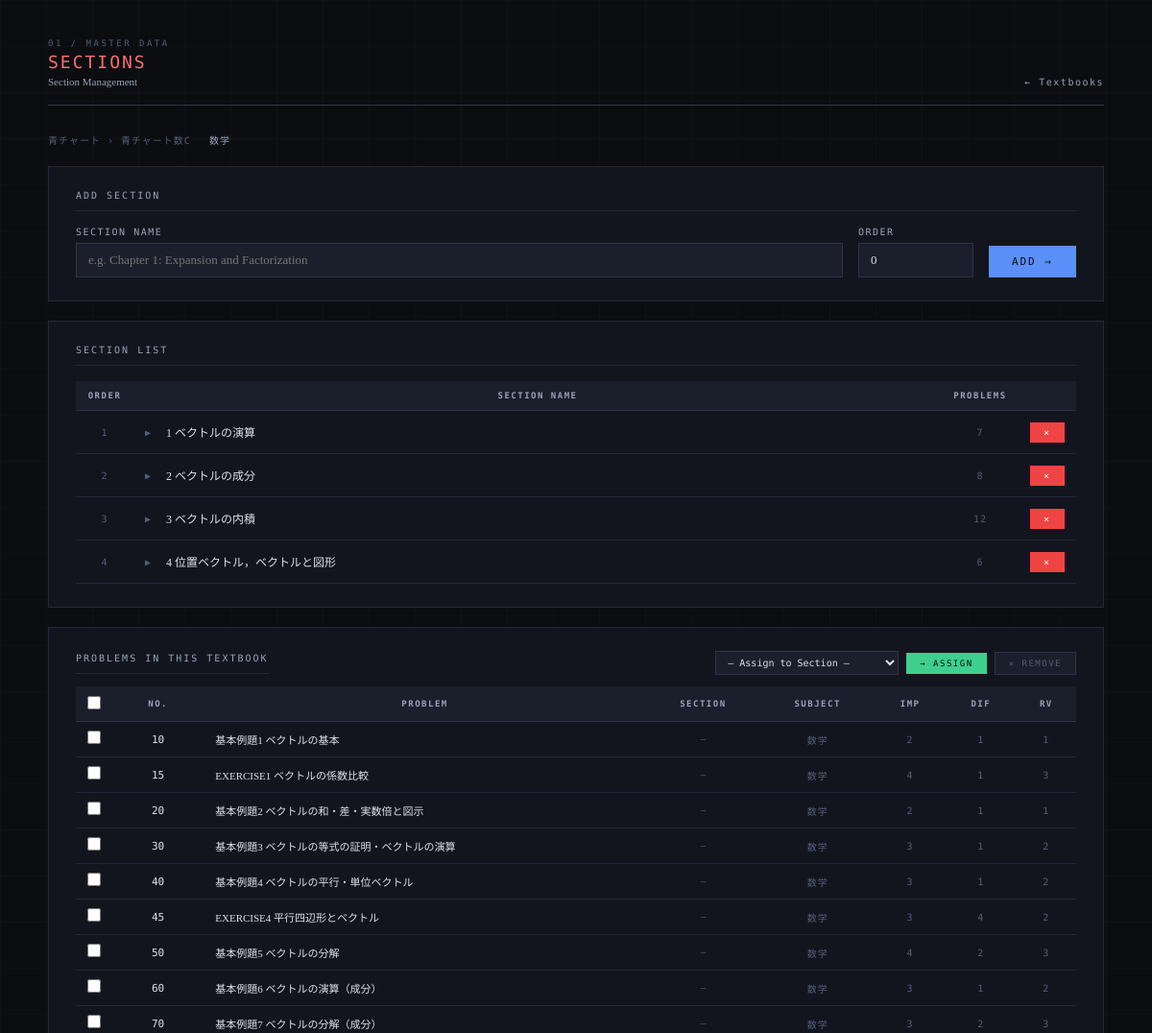
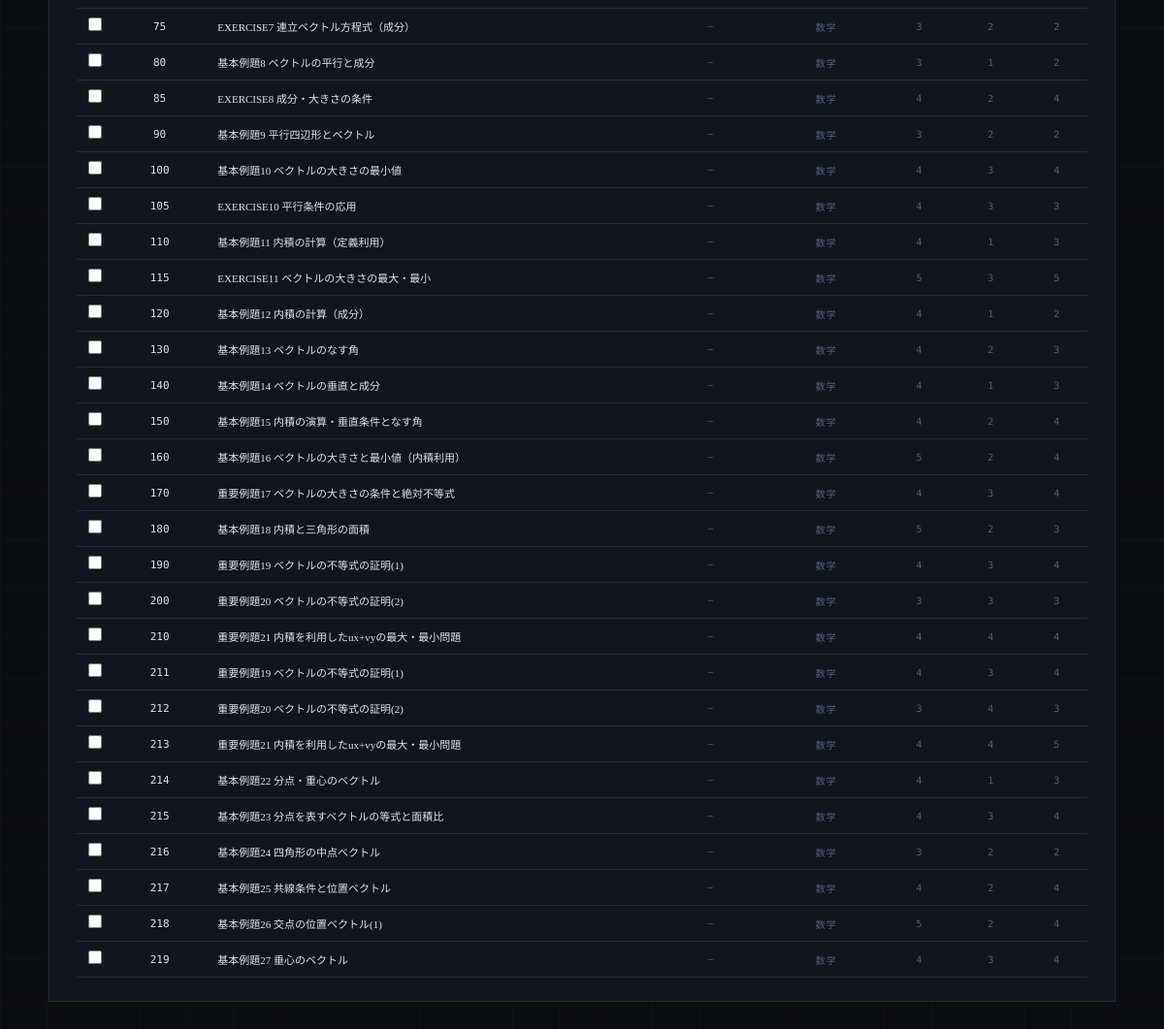
/textbooks/15/sections, run on the app's committed database (2 pictures, top to bottom).
### tables this page shows
CREATE TABLE series (
        series_id INTEGER PRIMARY KEY AUTOINCREMENT,
        name TEXT NOT NULL UNIQUE,
        description TEXT
    );

CREATE TABLE textbooks (
        textbook_id INTEGER PRIMARY KEY AUTOINCREMENT,
        series_id INTEGER,
        name TEXT NOT NULL,
        subject TEXT NOT NULL,
        description TEXT,
        FOREIGN KEY (series_id) REFERENCES series(series_id)
    );

CREATE TABLE textbook_sections (
        section_id INTEGER PRIMARY KEY AUTOINCREMENT,
        textbook_id INTEGER NOT NULL,
        name TEXT NOT NULL,
        order_index INTEGER DEFAULT 0,
        FOREIGN KEY (textbook_id) REFERENCES textbooks(textbook_id)
    );

CREATE TABLE problems (
            problem_id INTEGER PRIMARY KEY AUTOINCREMENT,
            subject TEXT NOT NULL,
            textbook TEXT NOT NULL,
            problem_number TEXT NOT NULL,
            importance TEXT NOT NULL,
            type TEXT NOT NULL
        , instruction TEXT, difficulty INTEGER DEFAULT 3, review_value INTEGER DEFAULT 3, estimated_minutes INTEGER DEFAULT 15, textbook_id INTEGER, section_id INTEGER, order_in_textbook INTEGER, total_minutes INTEGER DEFAULT NULL);

### app.py (the view, shortened to what this page needs)
@app.route("/textbooks/<int:textbook_id>/sections", methods=["GET", "POST"])
def textbook_sections(textbook_id):
    conn = get_connection()
    c = conn.cursor()
    c.execute("SELECT t.*, s.name as series_name FROM textbooks t LEFT JOIN series s ON t.series_id = s.series_id WHERE t.textbook_id=?", (textbook_id,))
    textbook = c.fetchone()
    if not textbook:
        conn.close()
        return "Textbook not found", 404
    c.execute("""
        SELECT s.*, COUNT(p.problem_id) as problem_count
        FROM textbook_sections s
        LEFT JOIN problems p ON s.section_id = p.section_id
        WHERE s.textbook_id=?
        GROUP BY s.section_id
        ORDER BY s.order_index, s.section_id
    """, (textbook_id,))
    sections = c.fetchall()
    c.execute("""
        SELECT problem_id, problem_number, subject,
               importance, difficulty, review_value, order_in_textbook
        FROM problems WHERE textbook_id=?
        ORDER BY order_in_textbook, problem_id
    """, (textbook_id,))
    problems = c.fetchall()
    conn.close()
    return render_template("sections.html",
                           textbook=textbook,
                           sections=sections,
                           problems=problems)

### database.py (called while the page is built)
def get_connection():
    conn = sqlite3.connect(DB_PATH)
    conn.row_factory = sqlite3.Row
    return conn

### templates/sections.html (shortened to what this page needs)
<!DOCTYPE html>
<html lang="ja">
<head>
</head>
<body>
<div class="container">
  <div class="page-header fade-in">
    <div>
      <div class="page-label">01 / Master Data</div>
      <div class="page-title">Sections</div>
      <div class="page-title-ja">Section Management</div>
    </div>
    <a class="page-header-back" href="/textbooks">Textbooks</a>
  </div>
  <div class="meta-text fade-in" style="margin-bottom:20px;">
    {{ textbook.series_name or '—' }} &rsaquo; {{ textbook.name }}
    <span style="margin-left:12px;color:var(--text-muted);">{{ textbook.subject }}</span>
  </div>
  <div class="card fade-in">
    <div class="card-title">Add Section</div>
    <form method="POST" style="display:flex;gap:16px;align-items:flex-end;">
      <div style="flex:1;">
        <label>Section Name</label>
        <input type="text" name="name" placeholder="e.g. Chapter 1: Expansion and Factorization" required>
      </div>
      <div style="width:120px;">
        <label>Order</label>
        <input type="number" name="order_index" value="0" min="0">
      </div>
      <button type="submit" class="btn btn-primary" style="margin-top:0;">Add →</button>
    </form>
  </div>
  <div class="card fade-in">
    <div class="card-title">Section List</div>
    <table class="data-table">
      <thead>
        <tr>
          <th style="width:60px;">Order</th>
          <th>Section Name</th>
          <th style="width:80px;">Problems</th>
          <th style="width:60px;"></th>
        </tr>
      </thead>
      <tbody>
      {% for s in sections %}
      <tr id="srow-{{ s.section_id }}">
        <td class="meta-text">{{ s.order_index }}</td>
        <td class="left">
          <button class="section-name-btn" type="button" data-sid="{{ s.section_id }}">
            <span class="chevron" id="chev-{{ s.section_id }}">▶</span>
            <span class="section-name-text">{{ s.name }}</span>
          </button>
        </td>
        <td class="meta-text">{{ s.problem_count }}</td>
        <td>
          <button class="btn btn-danger btn-sm del-btn" type="button" data-msg=
              'Delete section "{{ s.name }}"?\nProblems will be unlinked but not deleted.' data-action='/textbooks/sections/delete/{{ s.section_id }}'>×</button>
        </td>
      </tr>
      {% endfor %}
      </tbody>
    </table>
  </div>
  <div class="card fade-in">
    <div style="display:flex;align-items:center;margin-bottom:12px;gap:12px;">
      <div class="card-title" style="margin:0;">Problems in this Textbook</div>
      <div id="bulk-section-bar" style="display:flex;margin-left:auto;align-items:center;gap:8px;">
        <select id="sp-target-section"
          style="background:var(--surface2);border:1px solid var(--border-light);
            color:var(--text);padding:5px 8px;font-family:'DM Mono',monospace;
            font-size:10px;outline:none;">
          <option value="">— Assign to Section —</option>
        </select>
        <button type="button" onclick="assignToSection()"
          style="font-family:'DM Mono',monospace;font-size:9px;letter-spacing:1.5px;
            text-transform:uppercase;background:var(--green);color:#0c0d11;
            border:none;padding:6px 14px;cursor:pointer;">→ Assign</button>
        <button type="button" onclick="removeFromSection()"
          style="font-family:'DM Mono',monospace;font-size:9px;letter-spacing:1.5px;
            text-transform:uppercase;background:var(--surface2);color:var(--text-dim);
            border:1px solid var(--border-light);padding:6px 14px;cursor:pointer;">
          ✕ Remove</button>
      </div>
    </div>
    <div style="overflow-x:auto;">
    <table class="data-table" id="section-prob-table">
      <thead><tr>
        <th style="width:32px;">
          <input type="checkbox" id="sp-check-all"
            onchange="toggleAllSP(this)"
            style="accent-color:var(--blue);width:14px;height:14px;">
        </th>
        <th>No.</th><th>Problem</th><th>Section</th>
        <th>Subject</th><th>Imp</th><th>Dif</th><th>RV</th>
      </tr></thead>
      <tbody>
      {% for p in problems %}
      <tr id="sp-{{ p.problem_id }}">
        <td>
          <input type="checkbox" class="sp-check" value="{{ p.problem_id }}"
            onchange="updateSPCount()"
            style="accent-color:var(--blue);width:14px;height:14px;">
        </td>
        <td class="editable-cell" data-problem="{{ p.problem_id }}"
          data-field="order_in_textbook">
          <span class="editable" ondblclick="startOrderEdit(this)"
            style="font-family:'DM Mono',monospace;font-size:11px;">
            {{ p.order_in_textbook or '—' }}
          </span>
        </td>
        <td class="left" style="font-size:11px;">{{ p.problem_number }}</td>
        <td style="font-family:'DM Mono',monospace;font-size:9px;color:var(--text-dim);">
          {{ p.section_name or '—' }}
        </td>
        <td class="meta-text">{{ p.subject }}</td>
        <td class="meta-text">{{ p.importance }}</td>
        <td class="meta-text">{{ p.difficulty }}</td>
        <td class="meta-text">{{ p.review_value }}</td>
      </tr>
      {% endfor %}
      </tbody>
    </table>
    </div>
  </div>
</div>
</body>
</html>

### templates/sections.html (style rules this page uses)
:root { --bg:#0c0d11; --surface:#13151e; --surface2:#1b1e2b; --surface3:#222536; --border:#252838; --border-light:#2f3347; --text:#dde1ec; --text-muted:#9aa3b8; --text-dim:#555d7a; --blue:#5b8ff9; --green:#3ecf8e; --amber:#f5a623; --rose:#f06292; --red:#ef4444; --blue-bg:rgba(91,143,249,0.10); --green-bg:rgba(62,207,142,0.10); --amber-bg:rgba(245,166,35,0.10); --rose-bg:rgba(240,98,146,0.10); }
*, *::before, *::after { margin:0; padding:0; box-sizing:border-box; }
body { font-family:'Noto Serif JP',serif; background:var(--bg); color:var(--text); min-height:100vh; padding:40px 32px 80px; -webkit-font-smoothing:antialiased; }
body::after { content:''; position:fixed; inset:0; background-image: linear-gradient(var(--border) 1px,transparent 1px), linear-gradient(90deg,var(--border) 1px,transparent 1px); background-size:48px 48px; opacity:0.15; pointer-events:none; z-index:0; }
.container { max-width:1100px; margin:0 auto; position:relative; z-index:1; }
.page-header { display:flex; align-items:flex-end; justify-content:space-between; margin-bottom:28px; padding-bottom:18px; border-bottom:1px solid var(--border-light); }
.page-label { font-family:'DM Mono',monospace; font-size:9px; letter-spacing:2.5px; text-transform:uppercase; color:var(--text-dim); margin-bottom:4px; }
.page-title { font-family:'DM Mono',monospace; font-weight:500; font-size:18px; letter-spacing:2px; text-transform:uppercase; color:#f87171; }
.page-title-ja { font-family:'Noto Serif JP',serif; font-weight:300; font-size:11px; color:var(--text-muted); margin-top:4px; }
.page-header-back { font-family:'DM Mono',monospace; font-size:10px; color:var(--text-muted); letter-spacing:1.5px; text-decoration:none; transition:color 0.15s; }
.page-header-back::before { content:'← '; }
.card { background:var(--surface); border:1px solid var(--border); padding:24px 28px; margin-bottom:20px; }
.card-title { font-family:'DM Mono',monospace; font-size:10px; letter-spacing:2px; text-transform:uppercase; color:var(--text-muted); margin-bottom:16px; padding-bottom:10px; border-bottom:1px solid var(--border); }
label { display:block; font-family:'DM Mono',monospace; font-size:10px; letter-spacing:1.5px; text-transform:uppercase; color:var(--text-muted); margin-bottom:6px; margin-top:16px; }
label:first-child { margin-top:0; }
input[type="text"], input[type="number"] { width:100%; padding:9px 12px; background:var(--surface2); border:1px solid var(--border-light); color:var(--text); font-family:'Noto Serif JP',serif; font-size:13px; outline:none; transition:border-color 0.15s; }
.btn { font-family:'DM Mono',monospace; font-size:11px; letter-spacing:2px; text-transform:uppercase; padding:10px 24px; border:none; cursor:pointer; transition:all 0.15s; display:inline-flex; align-items:center; gap:8px; }
.btn-primary { background:var(--blue); color:#0c0d11; }
.btn-danger { background:var(--red); color:white; }
.btn-sm { padding:5px 14px; font-size:10px; }
.data-table { width:100%; border-collapse:collapse; background:var(--surface); font-size:12px; }
.data-table th { background:var(--surface2); color:var(--text-muted); font-family:'DM Mono',monospace; font-size:9px; letter-spacing:1.5px; text-transform:uppercase; padding:10px 12px; text-align:center; border-bottom:1px solid var(--border-light); white-space:nowrap; }
.data-table td { padding:9px 12px; border-bottom:1px solid var(--border); text-align:center; vertical-align:middle; }
.data-table td.left { text-align:left; font-family:'Noto Serif JP',serif; }
.meta-text { font-family:'DM Mono',monospace; font-size:10px; color:var(--text-dim); letter-spacing:1px; }
.editable { cursor:pointer; padding:2px 6px; border-radius:2px; border:1px dashed transparent; transition:border-color 0.12s, background 0.12s; }
.fade-in { animation:fadeIn 0.3s ease both; }
.section-name-btn { cursor:pointer; display:flex; align-items:center; gap:10px; padding:4px 0; width:100%; background:none; border:none; color:var(--text); font-family:'Noto Serif JP',serif; font-size:12px; text-align:left; outline:none; }
.chevron { font-family:'DM Mono',monospace; font-size:10px; color:var(--text-dim); transition:transform 0.2s; display:inline-block; min-width:12px; }

### data on the page
series: name "青チャート"
textbooks: name "青チャート数C", subject "数学"
textbook_sections: order_index "1", name "1 ベクトルの演算", problem_count "7"
textbook_sections: order_index "2", name "2 ベクトルの成分", problem_count "8"
textbook_sections: order_index "3", name "3 ベクトルの内積", problem_count "12"
textbook_sections: order_index "4", name "4 位置ベクトル，ベクトルと図形", problem_count "6"
problems: order_in_textbook "10", problem_number "基本例題1 ベクトルの基本", section_name "—", subject "数学", importance "2", difficulty "1", review_value "1"
problems: order_in_textbook "15", problem_number "EXERCISE1 ベクトルの係数比較", section_name "—", subject "数学", importance "4", difficulty "1", review_value "3"
problems: order_in_textbook "20", problem_number "基本例題2 ベクトルの和・差・実数倍と図示", section_name "—", subject "数学", importance "2", difficulty "1", review_value "1"
problems: order_in_textbook "30", problem_number "基本例題3 ベクトルの等式の証明・ベクトルの演算", section_name "—", subject "数学", importance "3", difficulty "1", review_value "2"
problems: order_in_textbook "40", problem_number "基本例題4 ベクトルの平行・単位ベクトル", section_name "—", subject "数学", importance "3", difficulty "1", review_value "2"
problems: order_in_textbook "45", problem_number "EXERCISE4 平行四辺形とベクトル", section_name "—", subject "数学", importance "3", difficulty "4", review_value "2"
problems: order_in_textbook "50", problem_number "基本例題5 ベクトルの分解", section_name "—", subject "数学", importance "4", difficulty "2", review_value "3"
problems: order_in_textbook "60", problem_number "基本例題6 ベクトルの演算（成分）", section_name "—", subject "数学", importance "3", difficulty "1", review_value "2"
problems: order_in_textbook "70", problem_number "基本例題7 ベクトルの分解（成分）", section_name "—", subject "数学", importance "3", difficulty "2", review_value "3"
problems: order_in_textbook "75", problem_number "EXERCISE7 連立ベクトル方程式（成分）", section_name "—", subject "数学", importance "3", difficulty "2", review_value "2"
problems: order_in_textbook "80", problem_number "基本例題8 ベクトルの平行と成分", section_name "—", subject "数学", importance "3", difficulty "1", review_value "2"
problems: order_in_textbook "85", problem_number "EXERCISE8 成分・大きさの条件", section_name "—", subject "数学", importance "4", difficulty "2", review_value "4"
problems: order_in_textbook "90", problem_number "基本例題9 平行四辺形とベクトル", section_name "—", subject "数学", importance "3", difficulty "2", review_value "2"
problems: order_in_textbook "100", problem_number "基本例題10 ベクトルの大きさの最小値", section_name "—", subject "数学", importance "4", difficulty "3", review_value "4"
problems: order_in_textbook "105", problem_number "EXERCISE10 平行条件の応用", section_name "—", subject "数学", importance "4", difficulty "3", review_value "3"
problems: order_in_textbook "110", problem_number "基本例題11 内積の計算（定義利用）", section_name "—", subject "数学", importance "4", difficulty "1", review_value "3"
problems: order_in_textbook "115", problem_number "EXERCISE11 ベクトルの大きさの最大・最小", section_name "—", subject "数学", importance "5", difficulty "3", review_value "5"
problems: order_in_textbook "120", problem_number "基本例題12 内積の計算（成分）", section_name "—", subject "数学", importance "4", difficulty "1", review_value "2"
problems: order_in_textbook "130", problem_number "基本例題13 ベクトルのなす角", section_name "—", subject "数学", importance "4", difficulty "2", review_value "3"
problems: order_in_textbook "140", problem_number "基本例題14 ベクトルの垂直と成分", section_name "—", subject "数学", importance "4", difficulty "1", review_value "3"
problems: order_in_textbook "150", problem_number "基本例題15 内積の演算・垂直条件となす角", section_name "—", subject "数学", importance "4", difficulty "2", review_value "4"
problems: order_in_textbook "160", problem_number "基本例題16 ベクトルの大きさと最小値（内積利用）", section_name "—", subject "数学", importance "5", difficulty "2", review_value "4"
problems: order_in_textbook "170", problem_number "重要例題17 ベクトルの大きさの条件と絶対不等式", section_name "—", subject "数学", importance "4", difficulty "3", review_value "4"
problems: order_in_textbook "180", problem_number "基本例題18 内積と三角形の面積", section_name "—", subject "数学", importance "5", difficulty "2", review_value "3"
problems: order_in_textbook "190", problem_number "重要例題19 ベクトルの不等式の証明(1)", section_name "—", subject "数学", importance "4", difficulty "3", review_value "4"
problems: order_in_textbook "200", problem_number "重要例題20 ベクトルの不等式の証明(2)", section_name "—", subject "数学", importance "3", difficulty "3", review_value "3"
problems: order_in_textbook "210", problem_number "重要例題21 内積を利用したux+vyの最大・最小問題", section_name "—", subject "数学", importance "4", difficulty "4", review_value "4"
problems: order_in_textbook "211", problem_number "重要例題19 ベクトルの不等式の証明(1)", section_name "—", subject "数学", importance "4", difficulty "3", review_value "4"
problems: order_in_textbook "212", problem_number "重要例題20 ベクトルの不等式の証明(2)", section_name "—", subject "数学", importance "3", difficulty "4", review_value "3"
problems: order_in_textbook "213", problem_number "重要例題21 内積を利用したux+vyの最大・最小問題", section_name "—", subject "数学", importance "4", difficulty "4", review_value "5"
problems: order_in_textbook "214", problem_number "基本例題22 分点・重心のベクトル", section_name "—", subject "数学", importance "4", difficulty "1", review_value "3"
problems: order_in_textbook "215", problem_number "基本例題23 分点を表すベクトルの等式と面積比", section_name "—", subject "数学", importance "4", difficulty "3", review_value "4"
problems: order_in_textbook "216", problem_number "基本例題24 四角形の中点ベクトル", section_name "—", subject "数学", importance "3", difficulty "2", review_value "2"
problems: order_in_textbook "217", problem_number "基本例題25 共線条件と位置ベクトル", section_name "—", subject "数学", importance "4", difficulty "2", review_value "4"
problems: order_in_textbook "218", problem_number "基本例題26 交点の位置ベクトル(1)", section_name "—", subject "数学", importance "5", difficulty "2", review_value "4"
problems: order_in_textbook "219", problem_number "基本例題27 垂心のベクトル", section_name "—", subject "数学", importance "4", difficulty "3", review_value "4"
